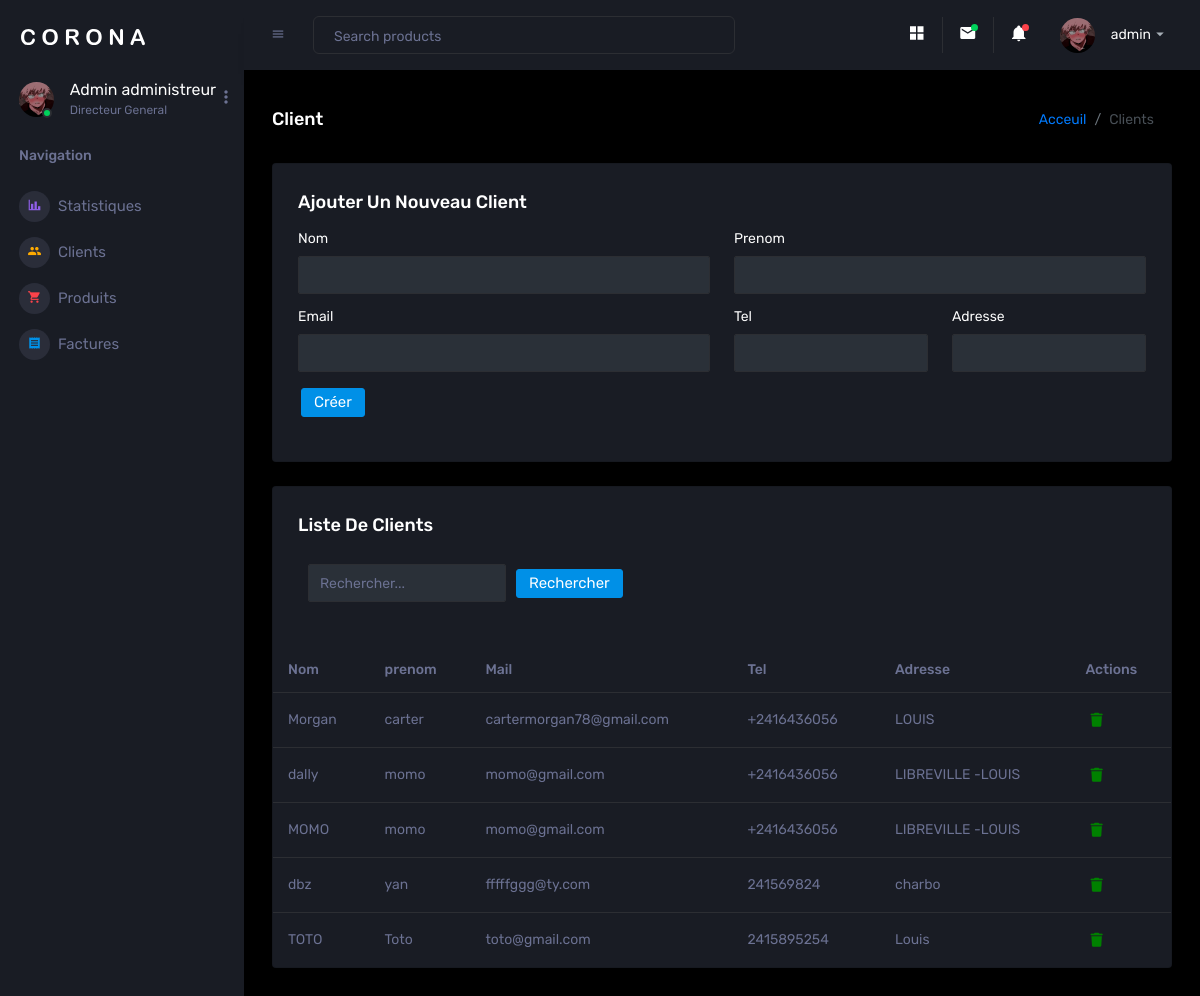
Screenshot of /facture/creer_client/ (signed in) with the database file from the repository.
### Accounts/models.py (models this page shows, shortened)
class CustomUser(AbstractUser):
    avatar = models.ImageField("photo de profil", upload_to='avatars/', blank=True, null=True)
    class meta:
        db_table = "Utilisateur"
        verbose_name_plural = "Utilisateurs"

### Factures/models.py (models this page shows, shortened)
class Client(models.Model):
    id = models.BigAutoField(primary_key=True)
    nom = models.CharField(max_length=100)
    prenom = models.CharField(max_length=100)
    email = models.EmailField(null=True, blank=True)
    tel = models.CharField(max_length=20)
    adresse = models.CharField(null=True, blank=True, max_length=80)
    history = HistoricalRecords()

### Factures/views.py (the view)
# urls.py: path('creer_client/', views.client, name='client'),
@login_required
def client(request):
    user = request.user
    clients = Client.objects.all
    if request.method == 'POST':
        form = ClientForm(request.POST)
        if form.is_valid() :
            form.save()
            return redirect('client')
    else :
        form = ClientForm()
    context = {
        'form': form,
        'clients': clients,
        'user': user,
    }
    return render(request, 'Client/index.html', context)

### Factures/form.py
class ClientForm(forms.ModelForm):
    class Meta:
        model = Client  # Utilisez un seul égal ici, pas deux points
        fields = ['nom', 'prenom', 'email', 'tel', 'adresse',]
    def __init__(self, *args, **kwargs):
        super(ClientForm, self).__init__(*args, **kwargs)
        for field_name in self.fields:
            self.fields[field_name].widget.attrs['class'] = 'form-control'

### templates/Client/index.html (shortened to what this page needs)
 {% extends "base.html" %}
 {% block content %}
  <div class="main-panel">
   <div class="content-wrapper">
     <div class="page-header">
       <h3 class="page-title">Client</h3>
       <nav aria-label="breadcrumb">
         <ol class="breadcrumb">
           <li class="breadcrumb-item"><a href="{% url "index" %}">Acceuil</a></li>
           <li class="breadcrumb-item active" aria-current="page">Clients</li>
         </ol>
       </nav>
     </div>
     <div class="row">
       <div class="col-12 grid-margin">
         <div class="card">
           <div class="card-body" id="form-container">
             <h4 class="card-title">Ajouter un nouveau client</h4>
          <form action="{% url 'client' %}" method="post">
            <div class="form-group row">
                <div class="col-sm-6">
                    <label>Nom</label>
                    {{ form.nom }}
                </div>
                <div class="col-sm-6">
                    <label>Prenom</label>
                    {{ form.prenom }}
                </div>
            </div>
                <div class="form-group row">
                    <div class="col-sm-6">
                      <label>Email</label>
                        {{ form.email }}
                    </div>
                    <div class="col-sm-3">
                      <label>Tel</label>
                        {{ form.tel }}
                    </div>
                    <div class="col-sm-3">
                      <label>Adresse</label>
                        {{ form.adresse }}
                    </div>
                </div>
            <div class="form-group">
                <div class="col-sm-offset-2 col-sm-10">
                    <input type="submit" value="Créer" class="btn btn-primary" id="btn">
                </div>
            </div>
        </form>
           </div>
         </div>
       </div>
     </div>
      {% include "Client/list_client.html" %}
    </div>
</div>
   {% endblock  %}

### templates/base.html (shortened to what this page needs)
<!DOCTYPE html>
<html lang="fr">
    {% load static %}
  <head>
    <link rel="stylesheet" href="{% static 'vendors/mdi/css/materialdesignicons.min.css' %}">
    <link rel="stylesheet" href="{% static 'vendors/css/vendor.bundle.base.css' %}">
    <link rel="stylesheet" href="{% static 'vendors/jvectormap/jquery-jvectormap.css' %}">
    <link rel="stylesheet" href="{% static 'vendors/flag-icon-css/css/flag-icon.min.css' %}">
    <link rel="stylesheet" href="{% static 'vendors/owl-carousel-2/owl.carousel.min.css' %}">
    <link rel="stylesheet" href="{% static 'vendors/owl-carousel-2/owl.theme.default.min.css' %}">
    <link rel="stylesheet" href="https://cdnjs.cloudflare.com/ajax/libs/font-awesome/6.2.0/css/all.min.css">
    <link rel="stylesheet" href="{% static 'css/style.css' %}">
  </head>
  <body>
    <div class="container-scroller">
      <nav class="sidebar sidebar-offcanvas" id="sidebar">
        <div class="sidebar-brand-wrapper d-none d-lg-flex align-items-center justify-content-center fixed-top">
          <a class="sidebar-brand brand-logo" href="{% url "index" %}"><img src="{% static 'images/logo.svg' %}" alt="logo" /></a>
        </div>
        <ul class="nav">
          <li class="nav-item profile">
            <div class="profile-desc">
              <div class="profile-pic">
                <div class="count-indicator">
                  <img class="img-xs rounded-circle " src="{{ user.avatar.url }}" alt="photo profil">
                  <span class="count bg-success"></span>
                </div>
                <div class="profile-name">
                  <h5 class="mb-0 font-weight-normal">{{ user.first_name }} {{ user.last_name }}
                  </h5>
                  <span>{{ user.groups.all.0.name }}
                  </span>
                </div>
              </div>
              <a href="#" id="profile-dropdown" data-toggle="dropdown"><i class="mdi mdi-dots-vertical"></i></a>
            </div>
          </li>
          <li class="nav-item nav-category">
            <span class="nav-link">Navigation</span>
          </li>
          <li class="nav-item menu-items">
            <a class="nav-link" href="{% url "index" %}">
              <span class="menu-icon">
                <i class="mdi mdi-chart-bar"></i>
              </span>
              <span class="menu-title">Statistiques</span>
            </a>
          </li>
          <li class="nav-item menu-items">
            <a class="nav-link" href="{% url "client" %}">
              <span class="menu-icon">
                <i class="mdi mdi-account-multiple"></i>
              </span>
              <span class="menu-title">Clients</span>
            </a>
          </li>
          <li class="nav-item menu-items">
            <a class="nav-link" href="{% url "produit" %}">
              <span class="menu-icon">
                <i class="mdi mdi-cart"></i>
              </span>
              <span class="menu-title">Produits</span>
            </a>
          </li>
          <li class="nav-item menu-items">
            <a class="nav-link" href="{% url "facture" %}">
              <span class="menu-icon">
                <i class="mdi mdi-receipt"></i>
              </span>
              <span class="menu-title">Factures</span>
            </a>
          </li>
        </ul>
      </nav>
      <div class="container-fluid page-body-wrapper">
        <nav class="navbar p-0 fixed-top d-flex flex-row">
          <div class="navbar-menu-wrapper flex-grow d-flex align-items-stretch">
            <button class="navbar-toggler navbar-toggler align-self-center" type="button" data-toggle="minimize">
              <span class="mdi mdi-menu"></span>
            </button>
            <ul class="navbar-nav w-100">
              <li class="nav-item w-100">
                <form class="nav-link mt-2 mt-md-0 d-none d-lg-flex search">
                  <input type="text" class="form-control" placeholder="Search products">
                </form>
              </li>
            </ul>
            <ul class="navbar-nav navbar-nav-right">
              <li class="nav-item nav-settings d-none d-lg-block">
                <a class="nav-link" href="#">
                  <i class="mdi mdi-view-grid"></i>
                </a>
              </li>
              <li class="nav-item dropdown border-left">
                <a class="nav-link count-indicator dropdown-toggle" id="messageDropdown" href="#" data-toggle="dropdown" aria-expanded="false">
                  <i class="mdi mdi-email"></i>
                  <span class="count bg-success"></span>
                </a>
              </li>
              <li class="nav-item dropdown border-left">
                <a class="nav-link count-indicator dropdown-toggle" id="notificationDropdown" href="#" data-toggle="dropdown">
                  <i class="mdi mdi-bell"></i>
                  <span class="count bg-danger"></span>
                </a>
              </li>
              <li class="nav-item dropdown">
                <a class="nav-link" id="profileDropdown" href="#" data-toggle="dropdown">
                  <div class="navbar-profile">
                    <img class="img-xs rounded-circle" src="{{user.avatar.url}}" alt="photo profil">
                    <p class="mb-0 d-none d-sm-block navbar-profile-name">{{ user.username }}</p>
                    <i class="mdi mdi-menu-down d-none d-sm-block"></i>
                  </div>
                </a>
              </li>
            </ul>
          </div>
        </nav>
         {% block content %}    {% endblock %}
      </div>
    </div>
    <link href="https://cdn.jsdelivr.net/npm/apexcharts@3.29.1/dist/apexcharts.min.css" rel="stylesheet">
  </body>
</html>

### templates/Client/list_client.html (shortened to what this page needs)
{% block list_facture %}
<div class="row ">
    <div class="col-12 grid-margin">
      <div class="card">
        <div class="card-body">
          <h4 class="card-title">Liste de clients</h4>
          <div id="div">
          <form class="form-inline" method="GET" >
            <div class="form-group mb-2">
              <input type="text"
              id="recherche"
              class="form-control"
              name="c" value="{{ query }}"
              placeholder="Rechercher..."
              hx-get='{% url "liste_client" %}'
              hx-target="#tbody"
              hx-swap="outerHTML" >
            </div>
            <button type="submit"
            class="btn btn-primary mb-2"
            name="c" value="{{ query }}"
            placeholder="Rechercher..."
            hx-get='{% url "liste_client" %}'
            hx-target="#tbody"
            hx-swap="outerHTML">Rechercher</button>
          </form>
        </div>
        </div>
          <div class="table-responsive">
            <table class="table" id="table-factures">
              <thead>
                <tr>
                  <th> Nom  </th>
                  <th> prenom</th>
                  <th> Mail </th>
                  <th> Tel</th>
                  <th> Adresse</th>
                  <th> Actions </th>
                </tr>
              </thead>
              <tbody id="tbody" >
                {% for f in clients %}
                <tr>
                    <td>{{f.nom}}</td>
                    <td>{{f.prenom}}</td>
                    <td>{{f.email}}</td>
                  <td> {{f.tel}}</td>
                  <td> {{f.adresse}}</td>
                  <td >
                    <a href=""
                    hx-delete="{% url 'sup_client' f.id %}"
                    hx-confirm="Etes-vous de sure de vouloir suprimer ce client?"
                    hx-target="closest tr"
                    hx-swap="outerHTML" >
                    <i class="fas fa-trash"></i>
                    </a>
                  </td>
                </tr>
                {% endfor %}
              </tbody>
            </table>
          </div>
        </div>
      </div>
    </div>
{% endblock %}

### templates/Client/index.html (style rules this page uses)
#div { display: flex; justify-content: space-between; }
#recherche { margin: 10px; }
#btn { position: relative; right: 24px; }
#btn { justify-content: space-between; margin-left: 15px; margin-right: 15px; }
td i { color: green; margin: 5px; }

### rows the page displays
CustomUser: avatar (picture), first_name "Admin", last_name "administreur", groups.all.0.name "Directeur General", username "admin"
Client: nom "Morgan", prenom "carter", email "cartermorgan78@gmail.com", tel "+2416436056", adresse "LOUIS"
Client: nom "dally", prenom "momo", email "momo@gmail.com", tel "+2416436056", adresse "LIBREVILLE -LOUIS"
Client: nom "MOMO", prenom "momo", email "momo@gmail.com", tel "+2416436056", adresse "LIBREVILLE -LOUIS"
Client: nom "dbz", prenom "yan", email "fffffggg@ty.com", tel "241569824", adresse "charbo"
Client: nom "TOTO", prenom "Toto", email "toto@gmail.com", tel "2415895254", adresse "Louis"
